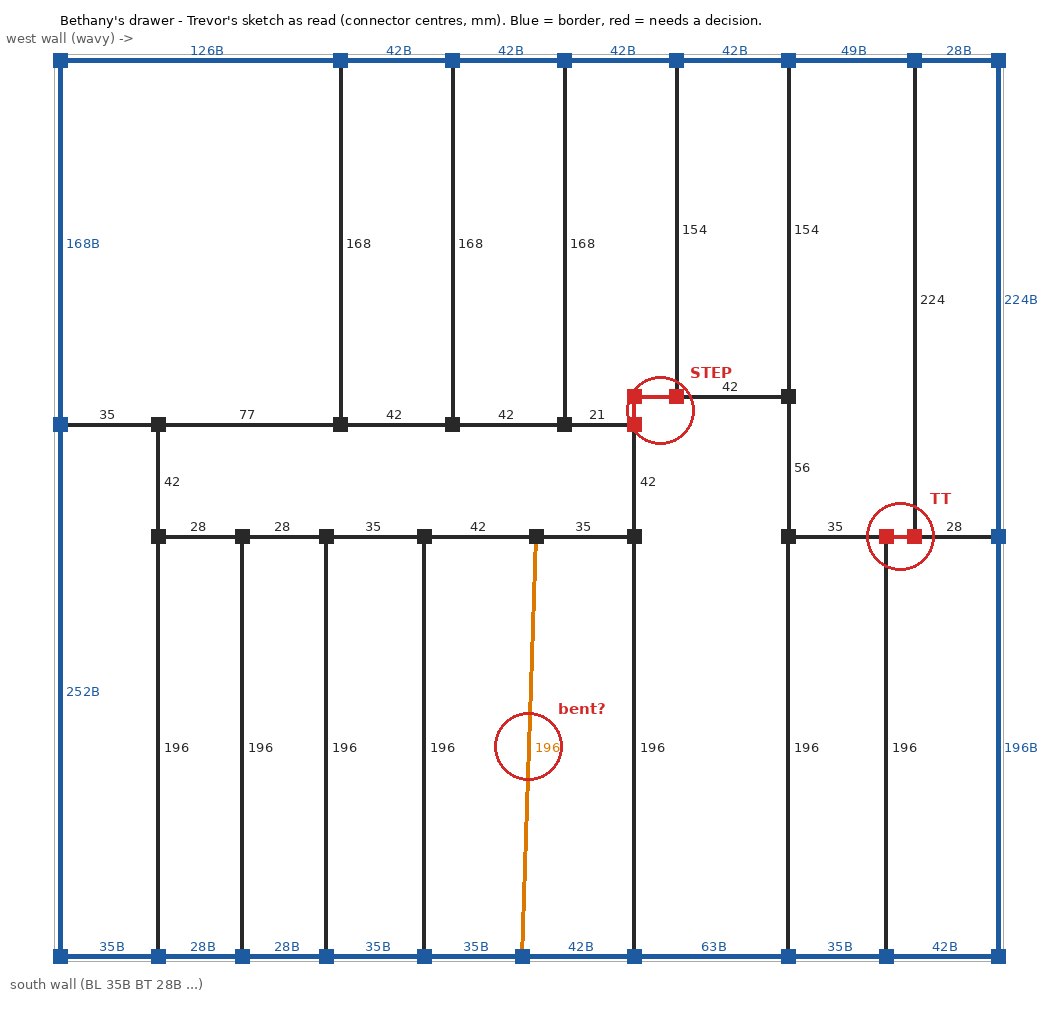

Here is the Python script that generated this plot:
"""Bethany's drawer: Trevor's hand-drawn layout as data.

Coordinates are connector centre points in mm, read off the sketch:
X runs along the south wall (the 35B-28B-28B-... wall), Y along the west
wall (the wavy-line wall with 252B and 168B). Origin = SW corner connector.

Every connector body reaches 6.99 mm from its centre, so a divider between
two connectors is (centre distance - 13.98 mm). Trevor works on a 7 mm grid and
uses 14 mm, which is what this file does.

Run:  python3 drawers/bethany_layout.py [out.png]
"""
import sys
from collections import Counter

NODE = 14          # mm of divider run taken up by one connector (2 x 7)
MIN_DIVIDER = 21   # plugs go 9.3 mm into each end, so ~19 mm is the floor
WALL_OFFSET = 2.72 # border pieces: centreline to the drawer wall
PLUG_BODY = 6.99   # connector body half-length, measured from STL

# ---- connectors: name -> (x, y, kind) ------------------------------------
N = {}
def node(name, x, y, kind): N[name] = (x, y, kind)

# corners
node("SW", 0, 0, "BL"); node("SE", 469, 0, "BL")
node("NW", 0, 448, "BL"); node("NE", 469, 448, "BL")
# south wall border-Ts
for i, x in enumerate([49, 91, 133, 182, 231, 287, 364, 413], 1):
    node(f"S{i}", x, 0, "BT")
# north wall border-Ts
for i, x in enumerate([140, 196, 252, 308, 364, 427], 1):
    node(f"N{i}", x, 448, "BT")
node("W1", 0, 266, "BT")
node("E1", 469, 210, "BT")
# row 1 (y=266) and row 2 (y=210)
for x in [49, 140, 196, 252]: node(f"R1_{x}", x, 266, "T")
for x in [49, 91, 133, 182, 238, 287]: node(f"R2_{x}", x, 210, "T")
node("R2_364", 364, 210, "T")
node("Y280_364", 364, 280, "T")
# the three spots that need special parts
node("STEP_T1", 287, 266, "T*")   # T / L / T step cluster
node("STEP_L", 287, 280, "L*")
node("STEP_T2", 308, 280, "T*")
node("TT_a", 413, 210, "T*")      # "TT": two Ts back to back
node("TT_b", 427, 210, "T*")

# ---- dividers: (a, b, border?, note) --------------------------------------
E = []
def run(names, border=False, note=""):
    for a, b in zip(names, names[1:]): E.append((a, b, border, note))

run(["SW", "S1", "S2", "S3", "S4", "S5", "S6", "S7", "S8", "SE"], border=True)
run(["NW", "N1", "N2", "N3", "N4", "N5", "N6", "NE"], border=True)
run(["SW", "W1", "NW"], border=True)
run(["SE", "E1", "NE"], border=True)
# 196s from the south wall up to row 2 / the east junctions
for s, t in [("S1", "R2_49"), ("S2", "R2_91"), ("S3", "R2_133"), ("S4", "R2_182"),
             ("S6", "R2_287"), ("S7", "R2_364"), ("S8", "TT_a")]:
    run([s, t])
E.append(("S5", "R2_238", False, "bent '196 L?' (7 mm jog)"))
run(["R2_49", "R2_91", "R2_133", "R2_182", "R2_238", "R2_287"])
run(["R2_49", "R1_49"]); run(["R2_287", "STEP_T1"])
run(["W1", "R1_49", "R1_140", "R1_196", "R1_252", "STEP_T1"])
for n, r in [("N1", "R1_140"), ("N2", "R1_196"), ("N3", "R1_252")]: run([n, r])
run(["N4", "STEP_T2"]); run(["N5", "Y280_364"]); run(["N6", "TT_b"])
run(["STEP_T2", "Y280_364"]); run(["Y280_364", "R2_364"])
run(["R2_364", "TT_a"]); run(["TT_b", "E1"])
E.append(("STEP_T1", "STEP_L", False, "step: no room for a divider"))
E.append(("STEP_L", "STEP_T2", False, "step: no room for a divider"))
E.append(("TT_a", "TT_b", False, "TT: no room for a divider"))


def length(a, b):
    (x1, y1, _), (x2, y2, _) = N[a], N[b]
    return abs(x2 - x1) + abs(y2 - y1) - NODE   # all runs are axis-aligned (bent one: ~)


def report():
    border, inner, problems = Counter(), Counter(), []
    for a, b, is_border, note in E:
        L = length(a, b)
        if L < MIN_DIVIDER:
            problems.append(f"{a}-{b}: {L} mm ({note})")
            continue
        if note.startswith("bent"):
            L = abs(N[b][1] - N[a][1]) - NODE
            problems.append(f"{a}-{b}: {L} mm {note}")
        (border if is_border else inner)[L] += 1
    kinds = Counter(k for *_, k in N.values())
    w = max(x for x, _, _ in N.values()) + 2 * WALL_OFFSET
    d = max(y for _, y, _ in N.values()) + 2 * WALL_OFFSET
    print(f"Frame outside size: {w:.1f} x {d:.1f} mm (along south wall x along west wall)")
    print("Border dividers:", ", ".join(f"{k}B x{v}" for k, v in sorted(border.items())))
    print("Interior dividers:", ", ".join(f"{k} x{v}" for k, v in sorted(inner.items())))
    print("Connectors:", dict(kinds))
    print("Needs a decision:"); [print("  ", p) for p in problems]
    return border, inner


def draw(path):
    from PIL import Image, ImageDraw, ImageFont
    s, m = 2.0, 60
    W = int(469 * s + 2 * m); H = int(448 * s + 2 * m)
    im = Image.new("RGB", (W, H), "white"); g = ImageDraw.Draw(im)
    try:
        f = ImageFont.truetype("DejaVuSans.ttf", 13); fb = ImageFont.truetype("DejaVuSans-Bold.ttf", 15)
    except OSError:
        f = fb = ImageFont.load_default()
    P = lambda x, y: (m + x * s, H - m - y * s)
    o = WALL_OFFSET
    g.rectangle([P(-o, 448 + o), P(469 + o, -o)], outline=(170, 170, 170), width=1)
    for a, b, is_border, note in E:
        (x1, y1, _), (x2, y2, _) = N[a], N[b]
        bad = length(a, b) < MIN_DIVIDER
        col = (210, 40, 40) if bad else (220, 120, 0) if note else (30, 90, 160) if is_border else (40, 40, 40)
        g.line([P(x1, y1), P(x2, y2)], fill=col, width=5 if is_border else 4)
        if not bad:
            L = abs(y2 - y1) - NODE if note.startswith("bent") else length(a, b)
            t = f"{L}B" if is_border else f"{L}"
            cx, cy = P((x1 + x2) / 2, (y1 + y2) / 2)
            vert = x1 == x2 or note.startswith("bent")
            g.text((cx + (6 if vert else -10), cy - (7 if vert else 18)), t, fill=col, font=f)
    colors = {"BL": (30, 90, 160), "BT": (30, 90, 160), "T": (40, 40, 40), "T*": (210, 40, 40), "L*": (210, 40, 40)}
    for name, (x, y, k) in N.items():
        cx, cy = P(x, y); r = 7 * s / 2
        g.rectangle([cx - r, cy - r, cx + r, cy + r], fill=colors[k])
    for (x, y), label in [((300, 273), "STEP"), ((420, 210), "TT"), ((234, 105), "bent?")]:
        cx, cy = P(x, y); g.ellipse([cx - 34, cy - 34, cx + 34, cy + 34], outline=(210, 40, 40), width=3)
        g.text((cx + 30, cy - 46), label, fill=(210, 40, 40), font=fb)
    g.text((m, 12), "Bethany's drawer - Trevor's sketch as read (connector centres, mm). "
           "Blue = border, red = needs a decision.", fill="black", font=f)
    g.text((m - 50, H - m + 20), "south wall (BL 35B BT 28B ...)", fill=(90, 90, 90), font=f)
    g.text((6, m - 30), "west wall (wavy) ->", fill=(90, 90, 90), font=f)
    im.save(path)


if __name__ == "__main__":
    report()
    if len(sys.argv) > 1:
        draw(sys.argv[1])
